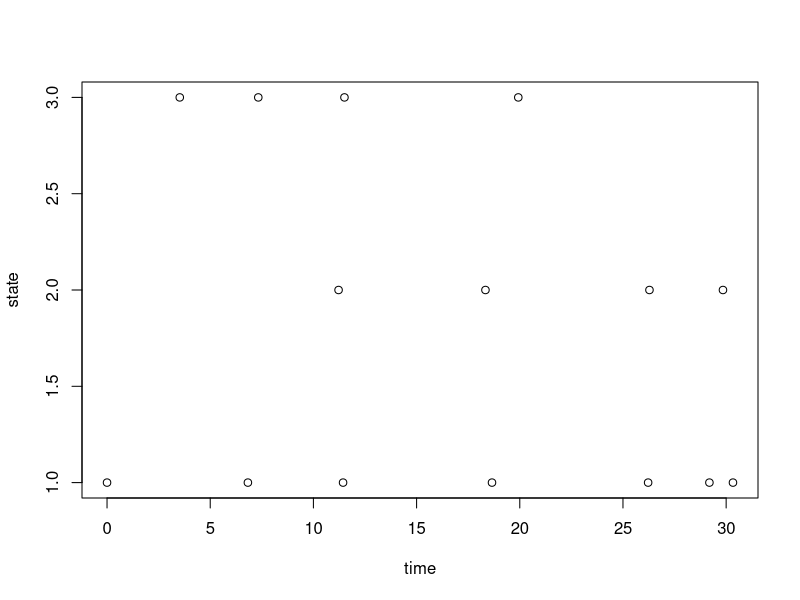

Generate this figure with R:
## ---- chunk 1
knitr::opts_chunk$set(echo = TRUE)
## ---- chunk 2
M=matrix(c(0,1/3, 2/3,1/2, 0, 1/2,1/8, 7/8, 0), nrow=3)
M <- t(M)
M
## ---- chunk 3
step <- function(i){
  q = M[i,]
  x=-1
  u = runif(1)
  j=0
  cumq = cumsum(q)
  while(x==-1){
    j<-j+1
    if(u <= cumq[j]){x <-j}
  }
  x
}
## ---- chunk 4
state=1
for(i in 1: 14){
  state <- c(state, step(state[length(state)]))
}
state
## ---- chunk 5
h = c(1,1,3)
hold = rexp(1, 1)
for(i in 2: 14){
  rate <- 1
  if (state[i]==3){rate <-1/3}
  hold <- c(hold, rexp(1,rate))
}
hold
## ---- chunk 6
time = cumsum(hold)
time <- c(0, time)
time
plot(time, state)
